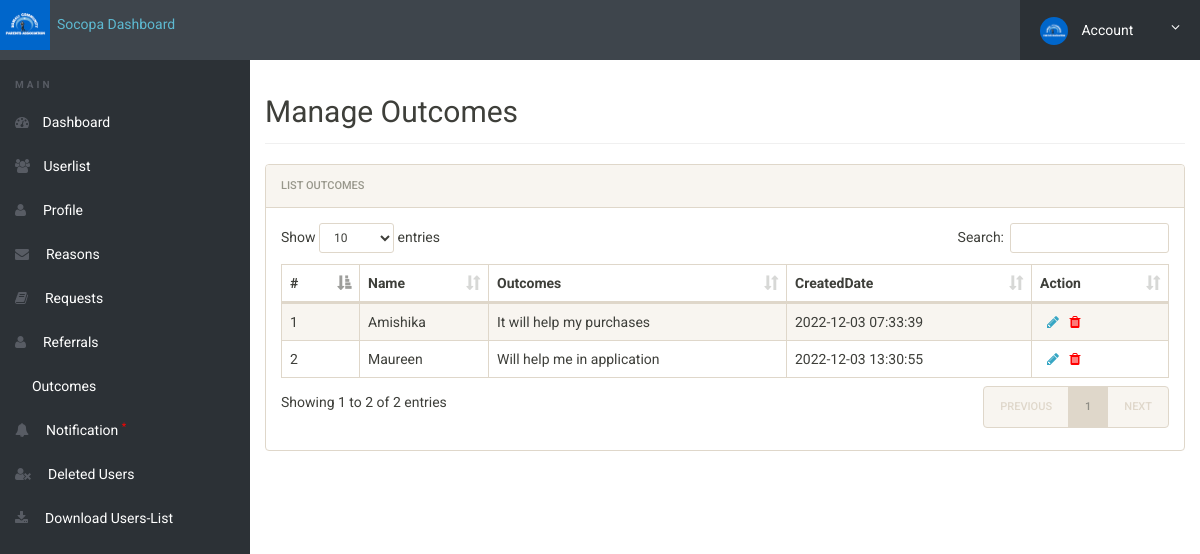
Page /outcomes.php (signed in) on the committed database.
### tables this page shows
CREATE TABLE `outcomes` (
  `id` int(11) NOT NULL,
  `name` varchar(200) DEFAULT NULL,
  `outcome` varchar(250) NOT NULL,
  `createdDate` timestamp NOT NULL DEFAULT current_timestamp()
);

### outcomes.php (the view, shortened to what this page needs)
<?php
include('includes/config.php');
if(strlen($_SESSION['alogin'])==0)
	{
header('location:index.php');
}
else{
 ?>
<!doctype html>
<html lang="en" class="no-js">
<head>
	<link rel="stylesheet" href="css/font-awesome.min.css">
	<link rel="stylesheet" href="css/bootstrap.min.css">
	<link rel="stylesheet" href="css/dataTables.bootstrap.min.css">
	<link rel="stylesheet" href="css/bootstrap-social.css">
	<link rel="stylesheet" href="css/bootstrap-select.css">
	<link rel="stylesheet" href="css/fileinput.min.css">
	<link rel="stylesheet" href="css/awesome-bootstrap-checkbox.css">
	<link rel="stylesheet" href="css/style.css">
</head>
<body>
	<?php include('includes/header.php');?>
	<div class="ts-main-content">
		<?php include('includes/leftbar.php');?>
		<div class="content-wrapper">
			<div class="container-fluid">
				<div class="row">
					<div class="col-md-12">
						<h2 class="page-title">Manage Outcomes</h2>
						<div class="panel panel-default">
							<div class="panel-heading">List Outcomes</div>
							<div class="panel-body">
								<table id="zctb" class="display table table-striped table-bordered table-hover" cellspacing="0" width="100%">
									<thead>
										<tr>
										<th>#</th>
                      <th>Name</th>
                      <th>Outcomes</th>
					  <th>CreatedDate</th>
					<th>Action</th>
										</tr>
									</thead>
									<tbody>
<?php $sql = "SELECT * from  outcomes ";
$query = $dbh -> prepare($sql);
$query->execute();
$results=$query->fetchAll(PDO::FETCH_OBJ);
$cnt=1;
if($query->rowCount() > 0)
{
foreach($results as $result)
{				?>
										<tr>
											<td><?php echo htmlentities($cnt);?></td>
                                            <td><?php  echo htmlentities($result->name);?></td>
											<td><?php  echo htmlentities($result->outcome);?></td>
											<td><?php  echo htmlentities($result->createdDate);?></td>
<td>
<a href="edit-user.php?edit=<?php echo $result->id;?>" onclick="return confirm('Do you want to Edit');">&nbsp; <i class="fa fa-pencil"></i></a>&nbsp;&nbsp;
<a href="outcomes.php?del=<?php echo $result->id;?>&name=<?php echo htmlentities($result->email);?>" onclick="return confirm('Do you want to Delete');"><i class="fa fa-trash" style="color:red"></i></a>&nbsp;&nbsp;
</td>
										</tr>
										<?php $cnt=$cnt+1; }} ?>
									</tbody>
								</table>
							</div>
						</div>
					</div>
				</div>
			</div>
		</div>
	</div>
</body>
</html>
<?php } ?>

### css/style.css (style rules this page uses)
html { font-size: 14px; }
@media only screen and (min-width: 480px) { html { font-size: 17px; } }
@media only screen and (min-width: 768px) { html { font-size: 14px; } }
body { font-size: 1em; }
a { color: #37a6c4; }
.panel { overflow: hidden; }
.page-title { padding-bottom: 15px; margin-bottom: 20px; border-bottom: 1px solid #f0f0f0; }
.ts-main-content .content-wrapper { padding-top: 15px; margin-top: 60px; }
@media only screen and (min-width: 992px) { .ts-main-content .content-wrapper { margin-left: 250px; } }

### rows in the picture
outcomes: name "Amishika", outcome "It will help my purchases", createdDate "2022-12-03 07:33:39"
outcomes: name "Maureen", outcome "Will help me in application", createdDate "2022-12-03 13:30:55"
